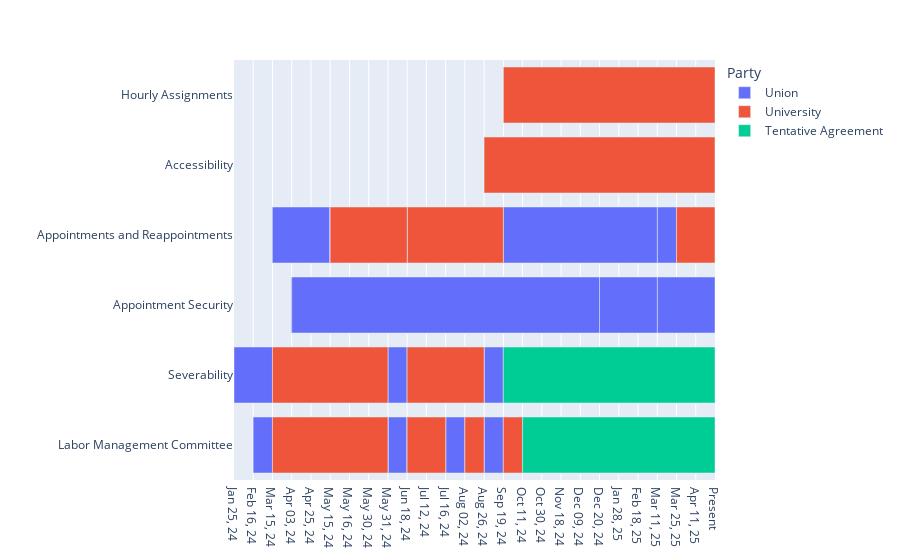

Here is the notebook cell this chart was saved with:
### Code cell
def negotiation_timeline(range_, grouping_):
    subset = negotiations[negotiations["Group"] == grouping_]
    
    colordict = {'Union':px.colors.qualitative.Plotly[0], 
                 'University':px.colors.qualitative.Plotly[1],
                 'Tentative Agreement':px.colors.qualitative.Plotly[2]}
    
    timeline = px.timeline(subset, 
                x_start=subset["Start Date"], 
                x_end=subset["End Date"],
                y="Article",
                color="Party",
                color_discrete_map=colordict,
                custom_data=["Article", "Date", "Change Count"],
                labels={"Article":""})

    timeline.update_traces(hovertemplate= 
                        "<b>Topic:</b> %{y} <br>" +
                        "<b>Date: </b> %{customdata[1]} <br>" +
                        "<b>Number of changes:</b> %{customdata[2]}<extra></extra>")
    
    present_dates=set(negotiations['Start Date']).union(set(negotiations["End Date"]))
    missing_dates = [d for d in pd.date_range(min(present_dates), max(present_dates), freq='D') if d not in present_dates]
    timeline.update_xaxes(rangebreaks = [dict(values=missing_dates)])

    timeline.update_layout(
        xaxis = dict(
            tickmode = "array",
            tickvals = times,
            ticktext = [time.date().strftime("%b %d, %y") for time in times[:-1]] + ["Present"],
            range = range_,
        ),
    )
    
    timeline.update_layout(
        clickmode = 'event+select'
    )
    return timeline

timeline = negotiation_timeline([negotiations["Start Date"].min(), negotiations["End Date"].max()], "Article Group 1")

timeline.show()

### Figure 1 — Plotly figure (JSON) as saved in the notebook; plotly's stock layout.template omitted (floating-point values rounded to 4 significant figures; data arrays with more than 128 entries replaced by an {"elided": "..."} marker saying what was removed)
{"data": [{"base": ["2024-02-16T00:00:00.000000000", "2024-05-31T00:00:00.000000000", "2024-07-16T00:00:00.000000000", "2024-02-16T00:00:00.000000000", "2024-05-31T00:00:00.000000000", "2024-07-16T00:00:00.000000000", "2024-08-26T00:00:00.000000000", "2024-02-16T00:00:00.000000000", "2024-05-31T00:00:00.000000000", "2024-02-16T00:00:00.000000000", "2024-05-31T00:00:00.000000000", "2024-07-16T00:00:00.000000000", "2024-08-26T00:00:00.000000000", "2024-01-25T00:00:00.000000000", "2024-05-31T00:00:00.000000000", "2024-08-26T00:00:00.000000000", "2024-01-25T00:00:00.000000000", "2024-05-31T00:00:00.000000000", "2024-08-26T00:00:00.000000000", "2024-04-03T00:00:00.000000000", "2024-12-20T00:00:00.000000000", "2024-04-03T00:00:00.000000000", "2024-12-20T00:00:00.000000000", "2024-04-03T00:00:00.000000000", "2024-12-20T00:00:00.000000000", "2024-04-03T00:00:00.000000000", "2024-12-20T00:00:00.000000000", "2024-04-03T00:00:00.000000000", "2025-03-11T00:00:00.000000000", "2024-12-20T00:00:00.000000000", "2024-03-15T00:00:00.000000000", "2024-09-19T00:00:00.000000000", "2025-03-11T00:00:00.000000000", "2024-03-15T00:00:00.000000000", "2024-09-19T00:00:00.000000000", "2025-03-11T00:00:00.000000000", "2024-03-15T00:00:00.000000000", "2025-03-11T00:00:00.000000000", "2024-03-15T00:00:00.000000000", "2024-09-19T00:00:00.000000000", "2025-03-11T00:00:00.000000000", "2024-03-15T00:00:00.000000000", "2024-09-19T00:00:00.000000000", "2024-09-19T00:00:00.000000000"], "customdata": {"elided": "44x3 mixed values"}, "hovertemplate": "<b>Topic:</b> %{y} <br><b>Date: </b> %{customdata[1]} <br><b>Number of changes:</b> %{customdata[2]}<extra></extra>", "legendgroup": "Union", "marker": {"color": "#636EFA", "pattern": {"shape": ""}}, "name": "Union", "orientation": "h", "showlegend": true, "textposition": "auto", "type": "bar", "x": [2419200000, 1555200000, 1468800000, 2419200000, 1555200000, 1468800000, 2073600000, 2419200000, 1555200000, 2419200000, 1555200000, 1468800000, 2073600000, 4320000000, 1555200000, 2073600000, 4320000000, 1555200000, 2073600000, 22550400000, 6998400000, 22550400000, 6998400000, 22550400000, 6998400000, 22550400000, 6998400000, 22550400000, 6912000000, 6998400000, 5270400000, 14947200000, 1209600000, 5270400000, 14947200000, 1209600000, 5270400000, 1209600000, 5270400000, 14947200000, 1209600000, 5270400000, 14947200000, 14947200000], "xaxis": "x", "y": ["Labor Management Committee", "Labor Management Committee", "Labor Management Committee", "Labor Management Committee", "Labor Management Committee", "Labor Management Committee", "Labor Management Committee", "Labor Management Committee", "Labor Management Committee", "Labor Management Committee", "Labor Management Committee", "Labor Management Committee", "Labor Management Committee", "Severability", "Severability", "Severability", "Severability", "Severability", "Severability", "Appointment Security", "Appointment Security", "Appointment Security", "Appointment Security", "Appointment Security", "Appointment Security", "Appointment Security", "Appointment Security", "Appointment Security", "Appointment Security", "Appointment Security", "Appointments and Reappointments", "Appointments and Reappointments", "Appointments and Reappointments", "Appointments and Reappointments", "Appointments and Reappointments", "Appointments and Reappointments", "Appointments and Reappointments", "Appointments and Reappointments", "Appointments and Reappointments", "Appointments and Reappointments", "Appointments and Reappointments", "Appointments and Reappointments", "Appointments and Reappointments", "Appointments and Reappointments"], "yaxis": "y"}, {"base": ["2024-03-15T00:00:00.000000000", "2024-06-18T00:00:00.000000000", "2024-03-15T00:00:00.000000000", "2024-06-18T00:00:00.000000000", "2024-08-02T00:00:00.000000000", "2024-09-19T00:00:00.000000000", "2024-03-15T00:00:00.000000000", "2024-06-18T00:00:00.000000000", "2024-03-15T00:00:00.000000000", "2024-06-18T00:00:00.000000000", "2024-08-02T00:00:00.000000000", "2024-09-19T00:00:00.000000000", "2024-03-15T00:00:00.000000000", "2024-06-18T00:00:00.000000000", "2024-03-15T00:00:00.000000000", "2024-06-18T00:00:00.000000000", "2024-08-26T00:00:00.000000000", "2024-08-26T00:00:00.000000000", "2024-08-26T00:00:00.000000000", "2024-08-26T00:00:00.000000000", "2024-08-26T00:00:00.000000000", "2024-08-26T00:00:00.000000000", "2024-08-26T00:00:00.000000000", "2024-08-26T00:00:00.000000000", "2024-08-26T00:00:00.000000000", "2024-05-15T00:00:00.000000000", "2024-06-18T00:00:00.000000000", "2024-05-15T00:00:00.000000000", "2024-05-15T00:00:00.000000000", "2024-06-18T00:00:00.000000000", "2025-03-25T00:00:00.000000000", "2024-05-15T00:00:00.000000000", "2024-05-15T00:00:00.000000000", "2024-05-15T00:00:00.000000000", "2025-03-25T00:00:00.000000000", "2025-03-25T00:00:00.000000000", "2024-09-19T00:00:00.000000000"], "customdata": [["Labor Management Committee", "3/15/2024", 4], ["Labor Management Committee", "6/18/2024", 4], ["Labor Management Committee", "3/15/2024", 4], ["Labor Management Committee", "6/18/2024", 4], ["Labor Management Committee", "8/2/2024", 2], ["Labor Management Committee", "9/19/2024", 2], ["Labor Management Committee", "3/15/2024", 4], ["Labor Management Committee", "6/18/2024", 4], ["Labor Management Committee", "3/15/2024", 4], ["Labor Management Committee", "6/18/2024", 4], ["Labor Management Committee", "8/2/2024", 2], ["Labor Management Committee", "9/19/2024", 2], ["Severability", "3/15/2024", 2], ["Severability", "6/18/2024", 2], ["Severability", "3/15/2024", 2], ["Severability", "6/18/2024", 2], ["Accessibility", "8/26/2024", 9], ["Accessibility", "8/26/2024", 9], ["Accessibility", "8/26/2024", 9], ["Accessibility", "8/26/2024", 9], ["Accessibility", "8/26/2024", 9], ["Accessibility", "8/26/2024", 9], ["Accessibility", "8/26/2024", 9], ["Accessibility", "8/26/2024", 9], ["Accessibility", "8/26/2024", 9], ["Appointments and Reappointments", "5/15/2024", 6], ["Appointments and Reappointments", "6/18/2024", 2], ["Appointments and Reappointments", "5/15/2024", 6], ["Appointments and Reappointments", "5/15/2024", 6], ["Appointments and Reappointments", "6/18/2024", 2], ["Appointments and Reappointments", "3/25/2025", 3], ["Appointments and Reappointments", "5/15/2024", 6], ["Appointments and Reappointments", "5/15/2024", 6], ["Appointments and Reappointments", "5/15/2024", 6], ["Appointments and Reappointments", "3/25/2025", 3], ["Appointments and Reappointments", "3/25/2025", 3], ["Hourly Assignments", "9/19/2024", 1]], "hovertemplate": "<b>Topic:</b> %{y} <br><b>Date: </b> %{customdata[1]} <br><b>Number of changes:</b> %{customdata[2]}<extra></extra>", "legendgroup": "University", "marker": {"color": "#EF553B", "pattern": {"shape": ""}}, "name": "University", "orientation": "h", "showlegend": true, "textposition": "auto", "type": "bar", "x": [6652800000, 2419200000, 6652800000, 2419200000, 2073600000, 1900800000, 6652800000, 2419200000, 6652800000, 2419200000, 2073600000, 1900800000, 6652800000, 5961600000, 6652800000, 5961600000, 23932800000, 23932800000, 23932800000, 23932800000, 23932800000, 23932800000, 23932800000, 23932800000, 23932800000, 2937600000, 8035200000, 2937600000, 2937600000, 8035200000, 5702400000, 2937600000, 2937600000, 2937600000, 5702400000, 5702400000, 21859200000], "xaxis": "x", "y": ["Labor Management Committee", "Labor Management Committee", "Labor Management Committee", "Labor Management Committee", "Labor Management Committee", "Labor Management Committee", "Labor Management Committee", "Labor Management Committee", "Labor Management Committee", "Labor Management Committee", "Labor Management Committee", "Labor Management Committee", "Severability", "Severability", "Severability", "Severability", "Accessibility", "Accessibility", "Accessibility", "Accessibility", "Accessibility", "Accessibility", "Accessibility", "Accessibility", "Accessibility", "Appointments and Reappointments", "Appointments and Reappointments", "Appointments and Reappointments", "Appointments and Reappointments", "Appointments and Reappointments", "Appointments and Reappointments", "Appointments and Reappointments", "Appointments and Reappointments", "Appointments and Reappointments", "Appointments and Reappointments", "Appointments and Reappointments", "Hourly Assignments"], "yaxis": "y"}, {"base": ["2024-10-11T00:00:00.000000000", "2024-10-11T00:00:00.000000000", "2024-10-11T00:00:00.000000000", "2024-10-11T00:00:00.000000000", "2024-09-19T00:00:00.000000000", "2024-09-19T00:00:00.000000000"], "customdata": [["Labor Management Committee", "10/11/2024", 4], ["Labor Management Committee", "10/11/2024", 4], ["Labor Management Committee", "10/11/2024", 4], ["Labor Management Committee", "10/11/2024", 4], ["Severability", "9/19/2024", 2], ["Severability", "9/19/2024", 2]], "hovertemplate": "<b>Topic:</b> %{y} <br><b>Date: </b> %{customdata[1]} <br><b>Number of changes:</b> %{customdata[2]}<extra></extra>", "legendgroup": "Tentative Agreement", "marker": {"color": "#00CC96", "pattern": {"shape": ""}}, "name": "Tentative Agreement", "orientation": "h", "showlegend": true, "textposition": "auto", "type": "bar", "x": [19958400000, 19958400000, 19958400000, 19958400000, 21859200000, 21859200000], "xaxis": "x", "y": ["Labor Management Committee", "Labor Management Committee", "Labor Management Committee", "Labor Management Committee", "Severability", "Severability"], "yaxis": "y"}], "layout": {"barmode": "overlay", "clickmode": "event+select", "legend": {"title": {"text": "Party"}, "tracegroupgap": 0}, "margin": {"t": 60}, "xaxis": {"anchor": "y", "domain": [0, 1], "range": ["2024-01-25T00:00:00", "2025-05-30T00:00:00"], "rangebreaks": [{"values": {"elided": "466 str values"}}], "tickmode": "array", "ticktext": ["Jan 25, 24", "Feb 16, 24", "Mar 15, 24", "Apr 03, 24", "Apr 25, 24", "May 15, 24", "May 16, 24", "May 30, 24", "May 31, 24", "Jun 18, 24", "Jul 12, 24", "Jul 16, 24", "Aug 02, 24", "Aug 26, 24", "Sep 19, 24", "Oct 11, 24", "Oct 30, 24", "Nov 18, 24", "Dec 09, 24", "Dec 20, 24", "Jan 28, 25", "Feb 18, 25", "Mar 11, 25", "Mar 25, 25", "Apr 11, 25", "Present"], "tickvals": ["2024-01-25T00:00:00", "2024-02-16T00:00:00", "2024-03-15T00:00:00", "2024-04-03T00:00:00", "2024-04-25T00:00:00", "2024-05-15T00:00:00", "2024-05-16T00:00:00", "2024-05-30T00:00:00", "2024-05-31T00:00:00", "2024-06-18T00:00:00", "2024-07-12T00:00:00", "2024-07-16T00:00:00", "2024-08-02T00:00:00", "2024-08-26T00:00:00", "2024-09-19T00:00:00", "2024-10-11T00:00:00", "2024-10-30T00:00:00", "2024-11-18T00:00:00", "2024-12-09T00:00:00", "2024-12-20T00:00:00", "2025-01-28T00:00:00", "2025-02-18T00:00:00", "2025-03-11T00:00:00", "2025-03-25T00:00:00", "2025-04-11T00:00:00", "2025-05-30T00:00:00"], "type": "date"}, "yaxis": {"anchor": "x", "domain": [0, 1], "title": {"text": ""}}}}
